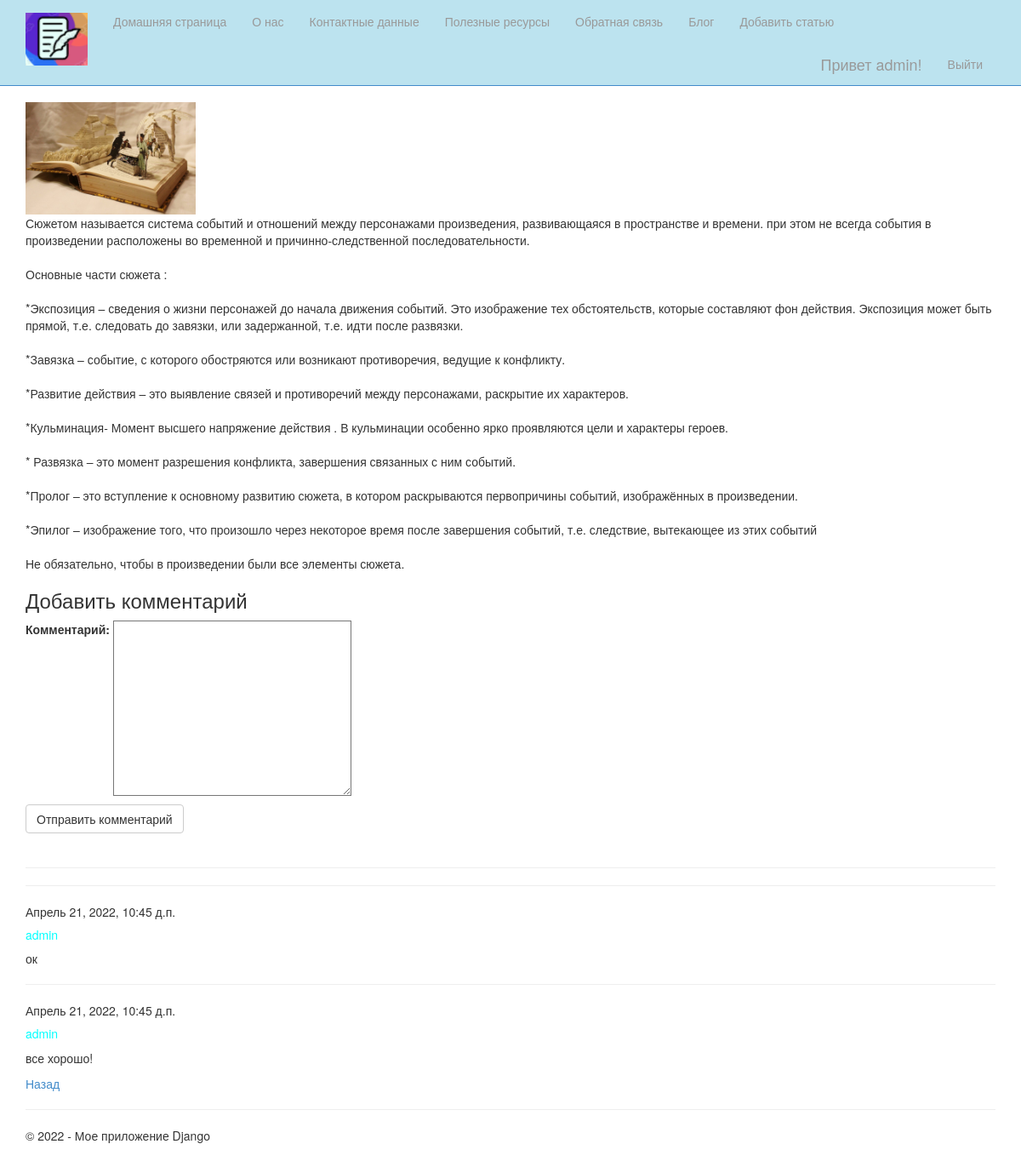
/blogpost/3/ (signed in), run on the app's committed database.
### app/models.py (models this page shows, shortened)
class Blog(models.Model):
    title = models.CharField(max_length=100, unique_for_date="posted", verbose_name="Заголовок")
    description= models.TextField(verbose_name="Краткое содержание")
    content = models.TextField(verbose_name = "Полное содержание")
    posted = models.DateTimeField(default = datetime.now(), db_index=True, verbose_name="Опубликована")
    author=models.ForeignKey(User, null=True, blank=True, on_delete=models.SET_NULL, verbose_name="Автор")
    image = models.FileField(default ='interesting_201402030326241.jpg', verbose_name = 'Путь к картинке')
    class Meta:
        db_table="Posts"
        ordering=["-posted"]
        verbose_name="Статья блога"
        verbose_name_plural="Статья блога"

class Comment(models.Model):
     text = models.TextField(verbose_name = "Текст комментария")
     date = models.DateTimeField(default = datetime.now(), db_index=True, verbose_name="Дата комментария")
     author = models.ForeignKey(User, on_delete = models.CASCADE, verbose_name="Автор комментария")
     post = models.ForeignKey(Blog, on_delete = models.CASCADE, verbose_name="Статья комментария")
     class Meta:
          db_table = "Comment"
          ordering = ["-date"]
          verbose_name = "Комментарий к статье блога"
          verbose_name_plural = "Комментарий к статье блога"

### app/views.py (the view)
# urls.py: path('blogpost/<int:parametr>/', views.blogpost, name='blogpost'),
def blogpost(request, parametr):
    assert isinstance(request, HttpRequest)
    post_1 = Blog.objects.get(id=parametr)
    comments = Comment.objects.filter(post = parametr)
    if request.method == "POST":
        form = CommentForm(request.POST)
        if form.is_valid():
            comment_f = form.save(commit=False)
            comment_f.author = request.user
            comment_f.date = datetime.now()
            comment_f.post = Blog.objects.get(id=parametr)
            comment_f.save()
            return redirect('blogpost', parametr = post_1.id)
    else:
         form = CommentForm()
    return render(
        request,
        'app/blogpost.html',
        {
            'post_1': post_1,
            'comments': comments,
            'form': form,
            'year': datetime.now().year,
        }
     )

### app/forms.py
class CommentForm(forms.ModelForm):
    class Meta:
        model =  Comment
        fields = ('text',)
        labels = {'text':"Комментарий"}

### app/templates/app/blogpost.html (shortened to what this page needs)
{% extends "app/layout.html" %}
{% block content %}
{% if post_1.image and post_1.image.url %}
<img src="{{post_1.image.url}}" alt='картинка статьи блога' width="200" />
{% endif %}
<p>{{post_1.content|linebreaksbr}}</p>
{% if user.is_authenticated %}
<h3>Добавить комментарий</h3>
<form method="POST">
    <div>
        {{form.as_p}}
        <button type="submit" class="save btn btn-default">Отправить комментарий</button>
    </div>
</form>
{% else %}
<h3>Для добавления комментарияБ пожалуйста, авторизуйтесь</h3>
{% endif %}
<br />
<hr />
{% for comment in comments %}
<hr />
<h7> {{comment.date}}</h7>
<h5>{{comment.author}}</h5>
<p>{{comment.text|linebreaksbr}}</p>
{% endfor %}
<p><a href="{%url 'blog' %}">Назад</a></p>
{% endblock %}

### app/templates/app/loginpartial.html (shortened to what this page needs)
{% if user.is_authenticated %}
<form id="logoutForm" action="/logout/" method="post" class="navbar-right">
    <ul class="nav navbar-nav navbar-right">
        <li><span class="navbar-brand">Привет {{ user.username }}!</span></li>
        <li><a href="javascript:document.getElementById('logoutForm').submit()">Выйти</a></li>
    </ul>
</form>
{% else %}
<ul class="nav navbar-nav navbar-right">
    <li><a href="{% url 'login' %}">Авторизоваться</a></li>
</ul>
{% endif %}

### app/static/app/content/site.css (style rules this page uses)
body { padding-top: 100px; padding-bottom: 20px; }
input, select, textarea { max-width: 280px; }
h5 { color:aqua; }

### data on the page
Blog: image (picture), content "Сюжетом называется система событий и отношений между персонажами произведения, развивающаяся в пространстве и времени. при этом не всегда события в произведении расположены во временной и причинно-следственной последовательности. Основные части сюжета : *Экспозиция – сведения о жизни персонажей до начала движения событий. Это изображение тех обстоятельств, которые составляют фон действия. Экспозиция может быть прямой, т.е. следовать до завязки, или задержанной, т.е. идти после развязки. *Завязка – событие, с которого обостряются или возникают противоречия, ведущие к конфликту. *Развитие действия – это выявление связей и противоречий между персонажами, раскрытие их характеров. *Кульминация-…"
Comment: date "Апрель 21, 2022, 10:45 д.п.", author "admin", text "ок"
Comment: date "Апрель 21, 2022, 10:45 д.п.", author "admin", text "все хорошо!"

### other printed values
{{ user.username }} "admin"
